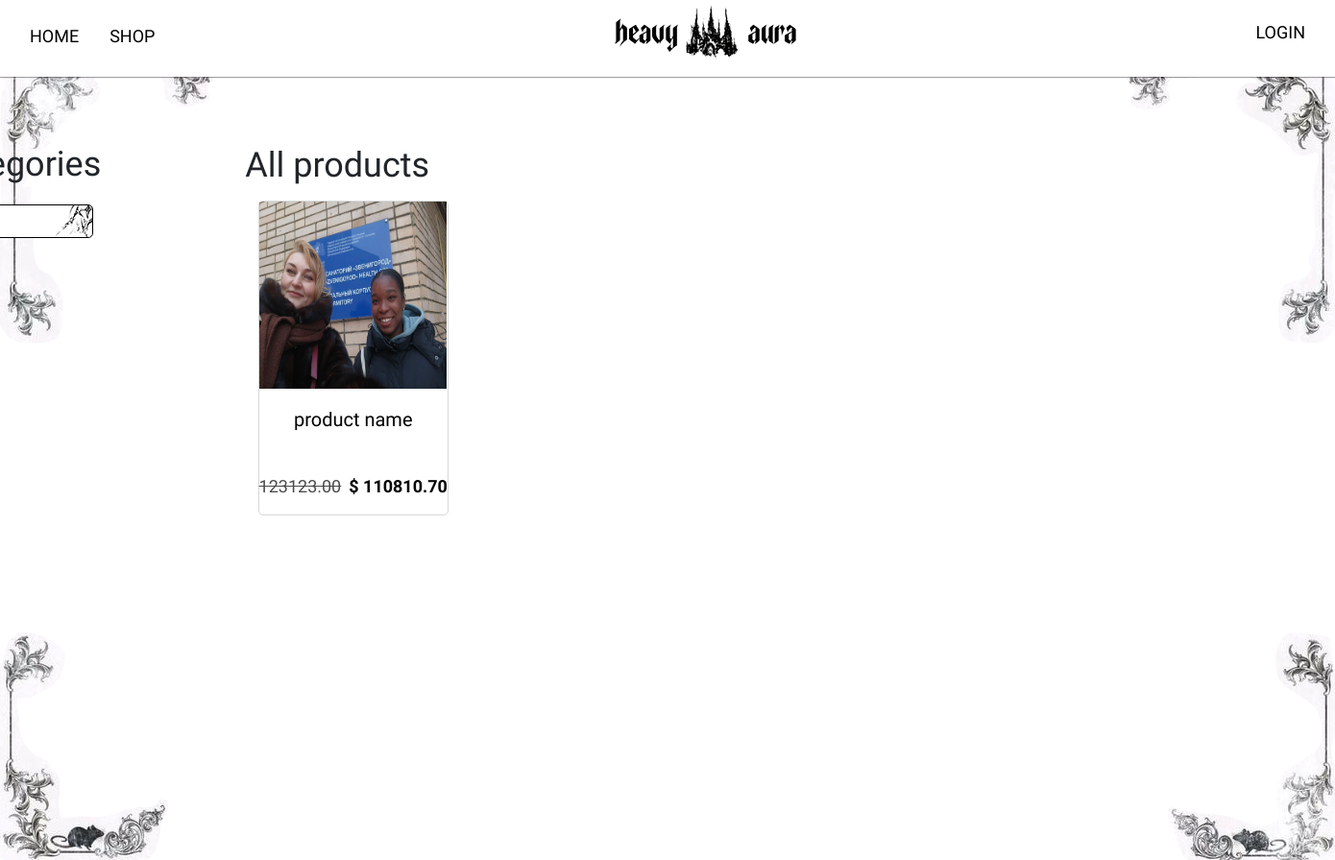
The app's page /shop/, older data.
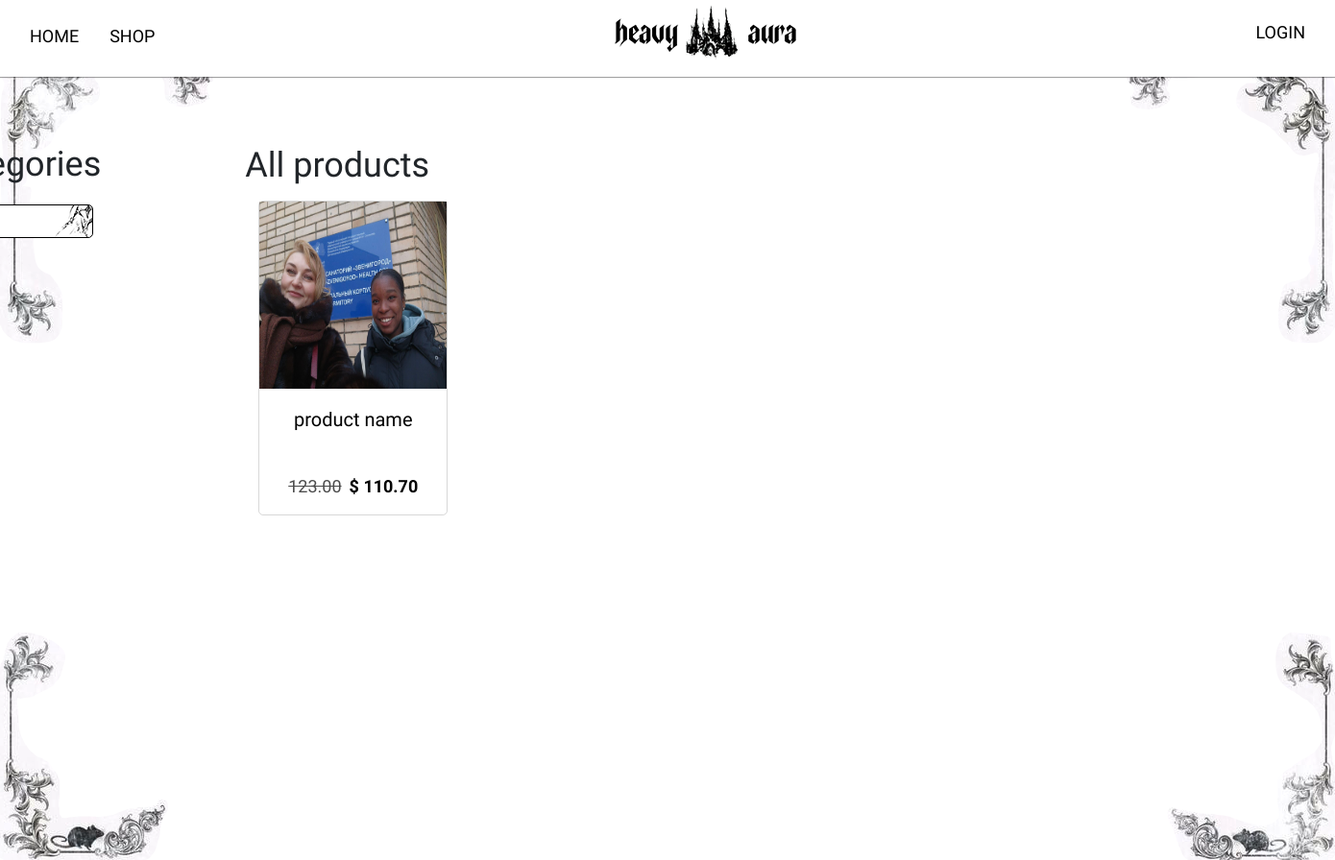
The same page, newer data.
### main/models.py (models this page shows, shortened)
class Product(models.Model):
    category = models.ForeignKey(Category, related_name='products', on_delete=models.CASCADE)
    name = models.CharField(max_length=50)
    slug = models.SlugField(max_length=50)
    image = models.ImageField(upload_to='products/%Y/%m/%d', blank=True)
    description = models.TextField(blank=True)
    price = models.DecimalField(max_digits=10, decimal_places=2)
    available = models.BooleanField(default=True)
    created = models.DateTimeField(auto_now_add=True)
    updated = models.DateTimeField(auto_now=True)
    discount = models.DecimalField(default=0.00, max_digits=4, decimal_places=2)
    class Method:
        ordering = ['name']
        indexes = [
            models.Index(fields=['id', 'slug']),
            models.Index(fields=['name']),
            models.Index(fields=['created'])
        ]
    def get_absolute_url(self):
        return reverse('main:product_detail',
                       args=[self.slug])
    def sell_price(self):
        if self.discount:
            return round(self.price - self.price * self.discount / 100 , 2)
        return self.price

### main/views.py (the view)
def product_list(request, category_slug=None):
    category = None
    categories = Category.objects.all()
    products = Product.objects.filter(available=True)
    if category_slug:
        category = get_object_or_404(Category, slug=category_slug)
        products = products.filter(category=category)
    return render(request, 'main/product/list.html',
                  {"products": products, 'category': category, 'categories': categories})

### main/models.py (called while the page is built)
    def get_absolute_url(self):
        return reverse('main:product_list_by_category', args=[self.slug])

### main/templates/main/product/list.html (shortened to what this page needs)
{% extends 'main/layout.html' %}
{% load static %}
{% block content %}
    <div class="list d-flex">
        <div class="sidebar">
            <h3>Categories</h3>
            <ul>
                <li {% if not category %} class="selected" {% endif %}>
                </li>
                {% for c in categories %}
                    <li {% if category.slug == c.slug %} class="selected" {% endif %}>
                    </li>
                {% endfor %}
            </ul>
        </div>
        <div class="main">
            <div class="main-title">
                {% if category %}{{ category.name }}{% else %}All products{% endif %}
            </div>
            <div class="product-list">
                <div class="items">
                    {% for product in products %}
                        <div class="item">
                            <a href="{{product.get_absolute_url}}" class="home-cart d-flex flex-column align-items-center text-center">
                                <img src="{% if product.image %}{{ product.image.url }}{% else %}{% static 'img/noimage.jpg' %}{% endif %}" class="card-img" alt="product-img">
                                <h5 class="title-card">{{product.name}}</h5>
                                 {% if product.discount%}
                                    <div class="card-discount d-flex gap-2">
                                        <p class="line">{{ product.price }}</p>
                                        <p>$ {{ product.sell_price }}</p>
                                    </div>
                                {% endif %}
                            </a>
                        </div>
                    {% endfor %}
                </div>
            </div>
        </div>
    </div>
{% endblock content %}

Row changes from the older to the newer data that the page shows:
changed Product "product name": price "123123.00" → "123.00"; sell_price "110810.70" → "110.70"
